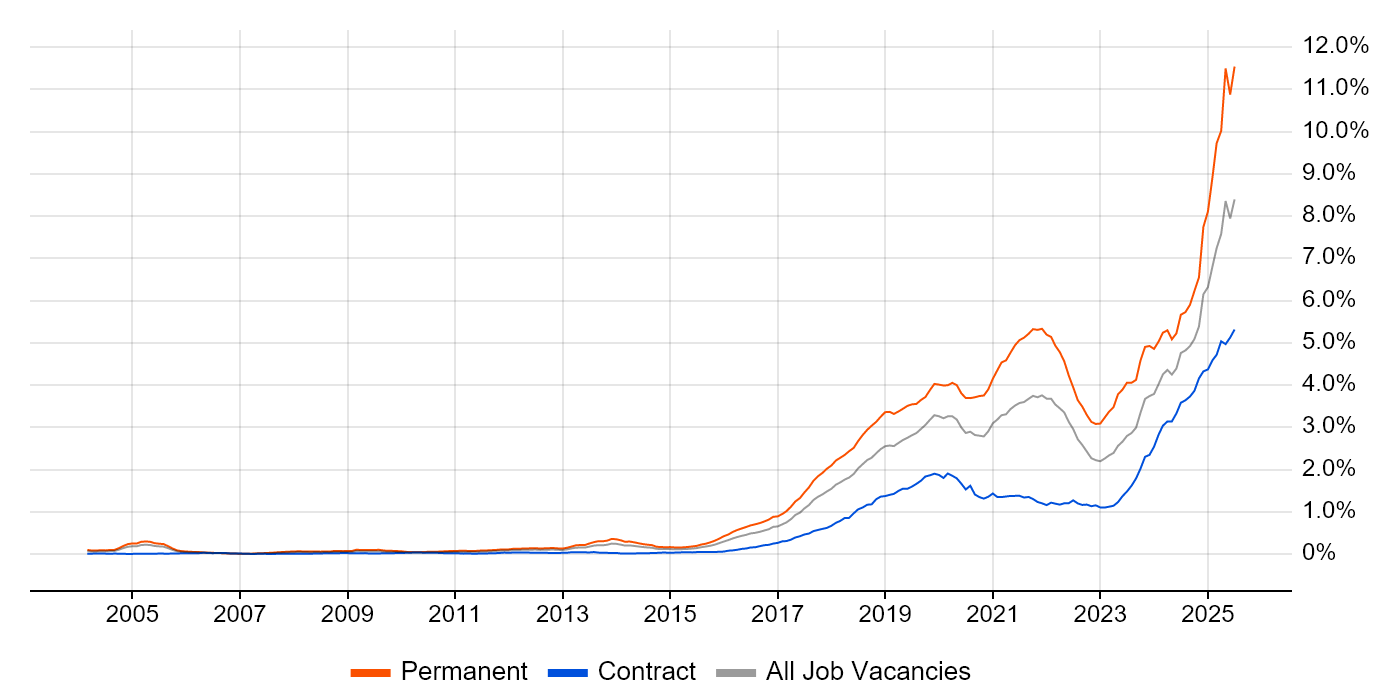
#> input picture kaggle_staging/itjobswatch_data/artificial-intelligence.webp, 1400 x 700 px
$ python -i chart_annotator.py   (imports and definitions only)
#> lines starting #> are read from the running program, lines starting #| are printed output that depends on the picture; after the words box and inside, x2 and y2 are one past the last pixel; in counts of white or black regions, pixels touching at a corner belong together
"""
Chart Annotator for ITJobsWatch data visualization and debugging.
Draws annotations on top of charts to verify coordinate mapping accuracy.
"""

import cv2
import numpy as np
from pathlib import Path
import csv


class ChartAnnotator:
    """Annotates ITJobsWatch charts with grid overlays and data points for visual debugging."""

    def __init__(self, chart_path: str):
        """Initialize with path to chart image."""
        self.chart_path = Path(chart_path)
        self.image = cv2.imread(str(self.chart_path))
#> self.image is the input picture: shape (700, 1400, 3); mean B, G, R 249.8, 249.6, 250
        if self.image is None:
            raise ValueError(f"Could not load image from {self.chart_path}")

        self.height, self.width = self.image.shape[:2]

        # Chart boundaries based on actual measurements
        # These match the grid lines visible in the chart
        self.chart_left = 130  # Where the leftmost vertical grid line is
        self.chart_right = 1280  # Where the rightmost vertical grid line is
        self.chart_top = 105  # Where the topmost horizontal grid line is
        self.chart_bottom = 545  # Where the bottommost horizontal grid line is

        self.chart_width = self.chart_right - self.chart_left
        self.chart_height = self.chart_bottom - self.chart_top

        # Create a copy for annotations
        self.annotated = self.image.copy()

    # [82 lines left out: functions draw_grid_overlay, plot_data_points, highlight_expected_points, not called in this run]

    def extract_orange_mask(self):
        """Extract mask of orange line from the chart."""
        # Convert to HSV for better color detection
        hsv = cv2.cvtColor(self.image, cv2.COLOR_BGR2HSV)
#> hsv: shape (700, 1400, 3); mean H, S, V 0.5, 1.6, 250.6

        # Define orange color range (adjust if needed)
        lower_orange = np.array([5, 100, 100])
        upper_orange = np.array([25, 255, 255])

        # Create mask
        mask = cv2.inRange(hsv, lower_orange, upper_orange)
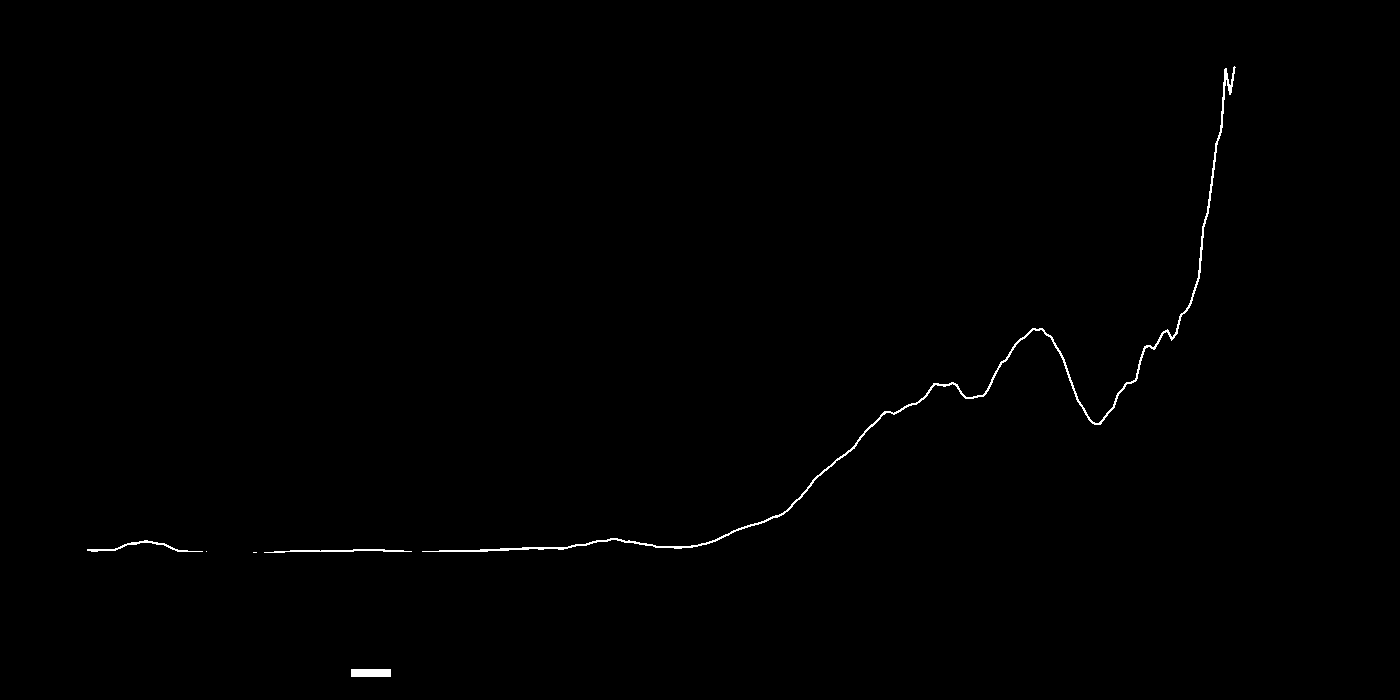
#> mask: shape (700, 1400); 0.38% white in thin lines or dots, all inside (x1, y1, x2, y2) = (87, 66, 1236, 677)

        # Apply morphological operations to clean up
        kernel = np.ones((2, 2), np.uint8)
        mask = cv2.morphologyEx(mask, cv2.MORPH_CLOSE, kernel)
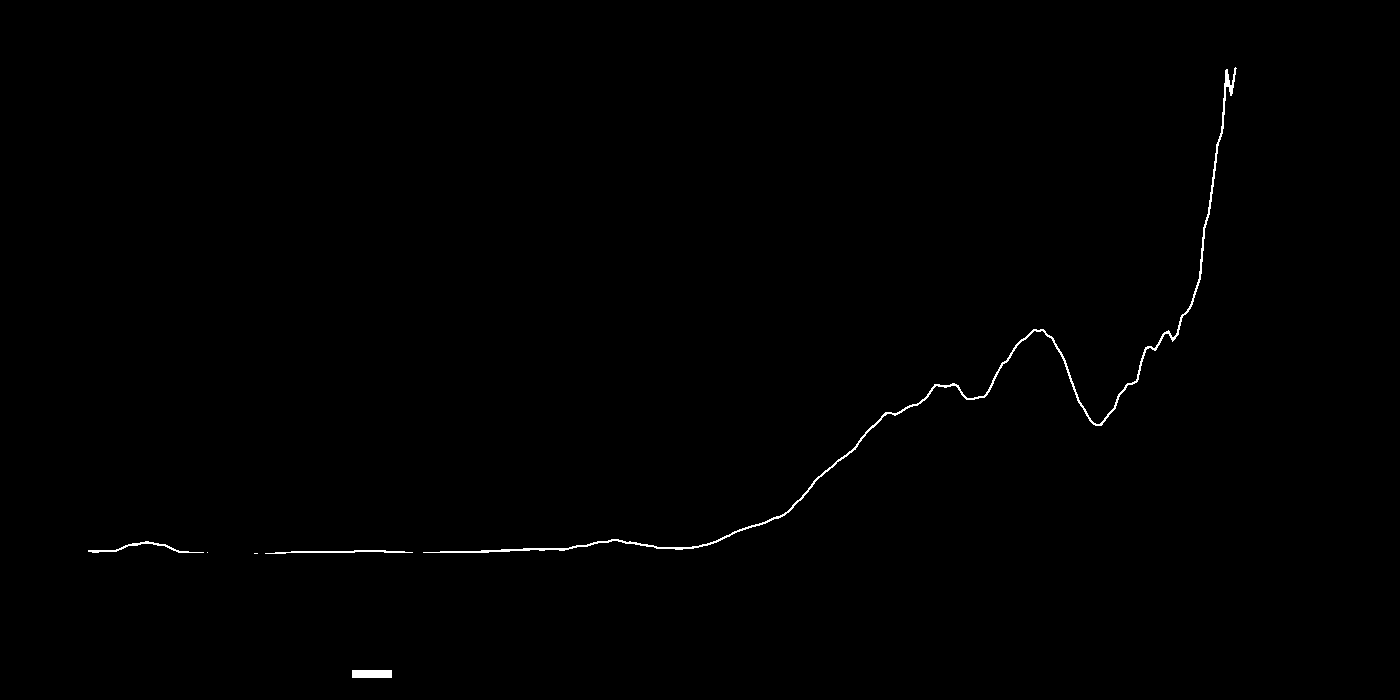
#> mask: shape (700, 1400); 0.38% white in thin lines or dots, all inside (x1, y1, x2, y2) = (88, 67, 1237, 678)

        return mask

    # [94 lines left out: functions save_outputs, _year_to_x, _percentage_to_y, create_debug_visualization, not called in this run]

>>> result = ChartAnnotator('kaggle_staging/itjobswatch_data/artificial-intelligence.webp').extract_orange_mask()

$ run again, on kaggle_staging/itjobswatch_data/aws.webp
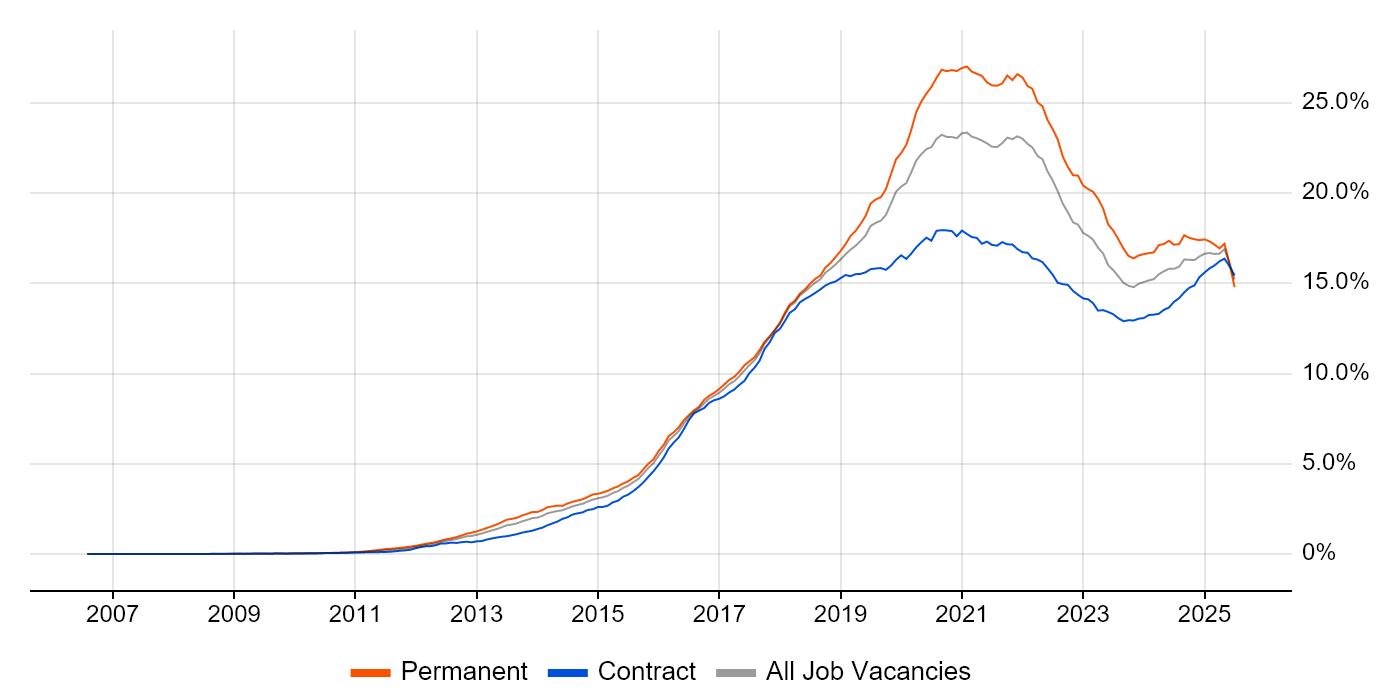
#> input picture kaggle_staging/itjobswatch_data/aws.webp, 1400 x 700 px
#> in __init__, self.image is the input picture: shape (700, 1400, 3); mean B, G, R 250.8, 250.7, 250.9
#> hsv: shape (700, 1400, 3); mean H, S, V 0.5, 1.5, 251.5
#> in extract_orange_mask, `mask = cv2.inRange(hsv, lower_orange, upper_orange)`:
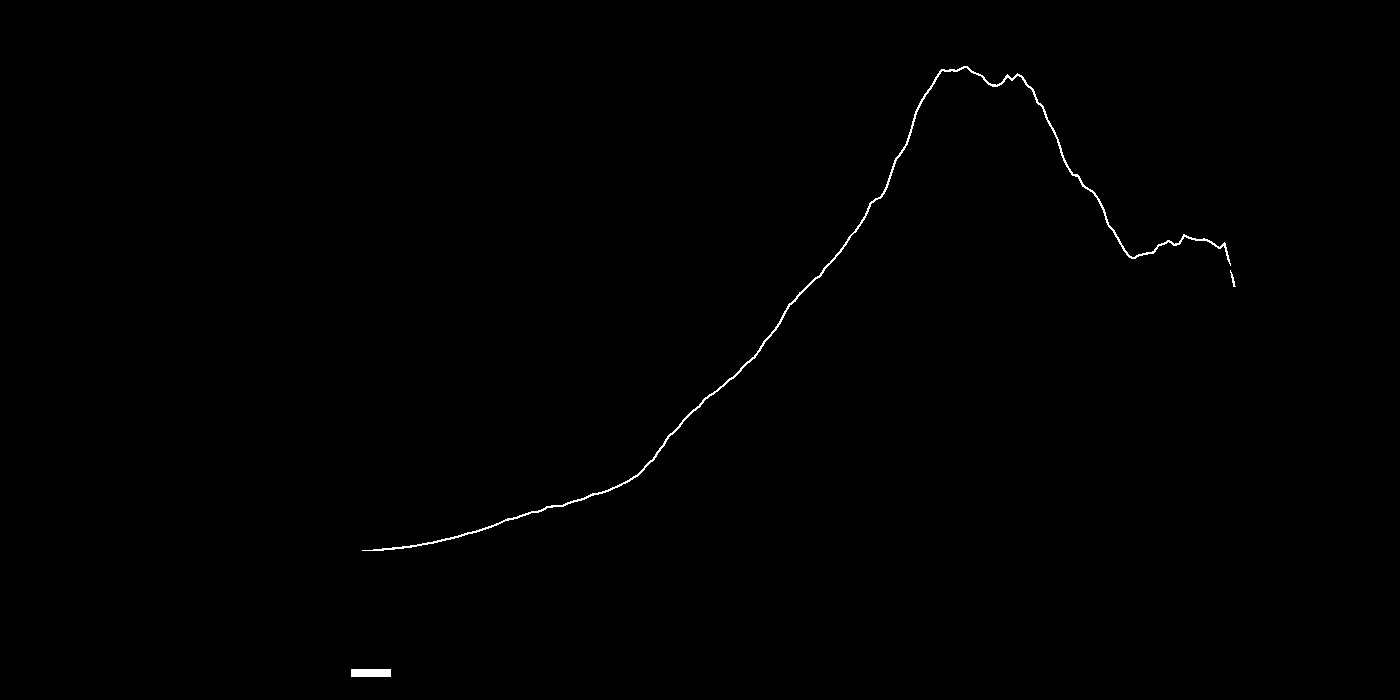
#> mask: shape (700, 1400); 0.31% white in thin lines or dots, all inside (x1, y1, x2, y2) = (351, 66, 1236, 677)
#> in extract_orange_mask, `mask = cv2.morphologyEx(mask, cv2.MORPH_CLOSE, kernel)`:
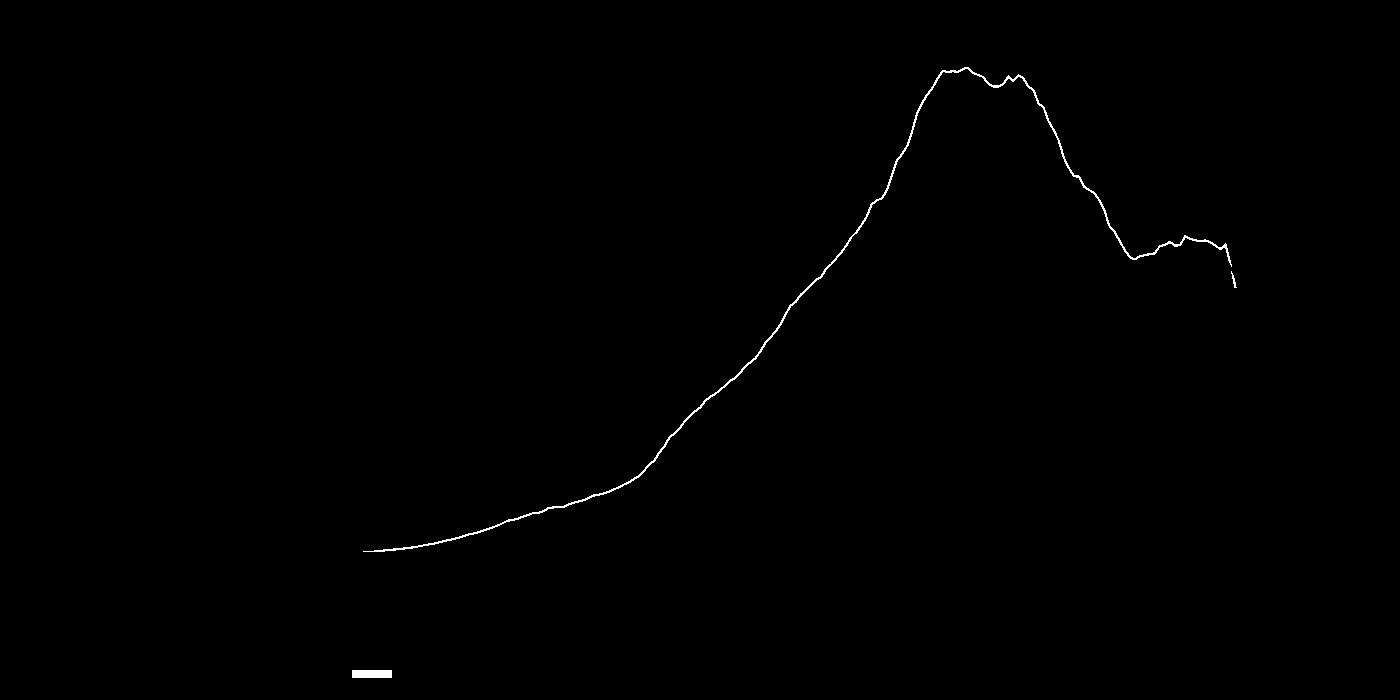
#> mask: shape (700, 1400); 0.31% white in thin lines or dots, all inside (x1, y1, x2, y2) = (352, 67, 1237, 678)

$ run again, on kaggle_staging/itjobswatch_data/csharp.webp
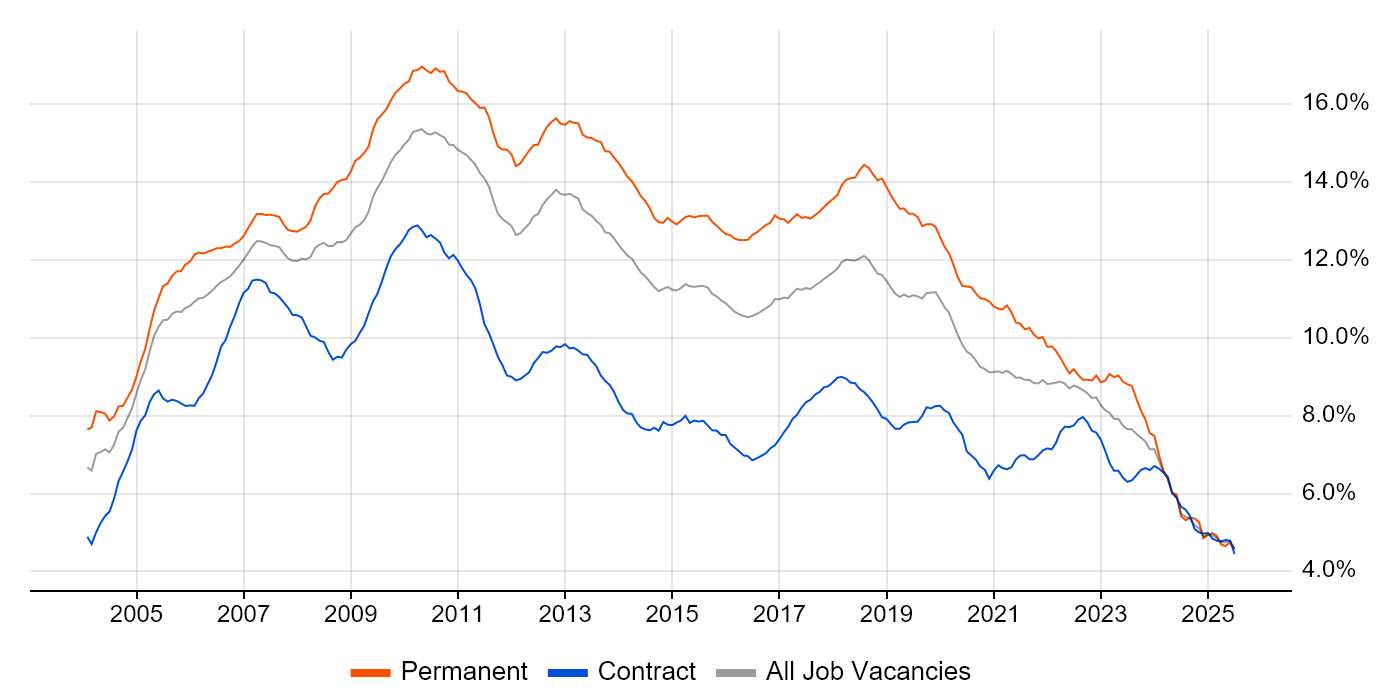
#> input picture kaggle_staging/itjobswatch_data/csharp.webp, 1400 x 700 px
#> in __init__, self.image is the input picture: shape (700, 1400, 3); mean B, G, R 250.2, 249.9, 250.3
#> hsv: shape (700, 1400, 3); mean H, S, V 0.7, 2.1, 251.2
#> in extract_orange_mask, `mask = cv2.inRange(hsv, lower_orange, upper_orange)`:
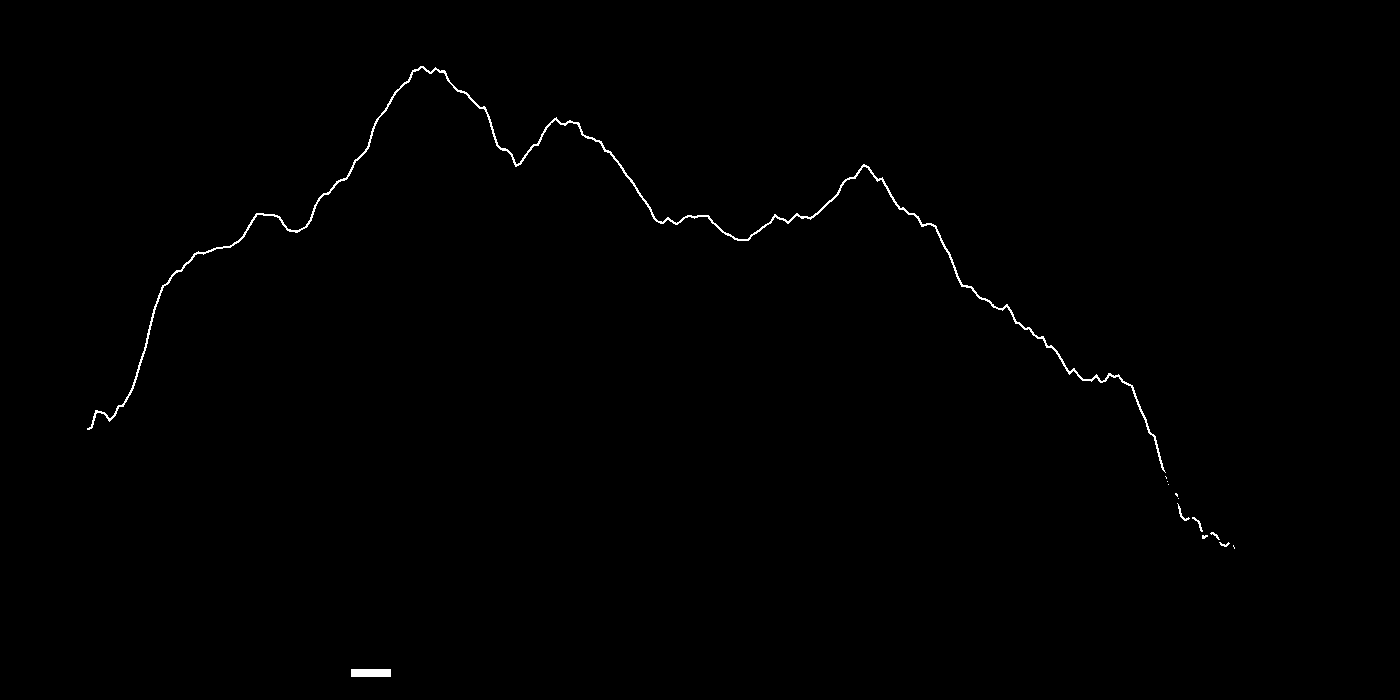
#> mask: shape (700, 1400); 0.43% white in thin lines or dots, all inside (x1, y1, x2, y2) = (87, 66, 1235, 677)
#> in extract_orange_mask, `mask = cv2.morphologyEx(mask, cv2.MORPH_CLOSE, kernel)`:
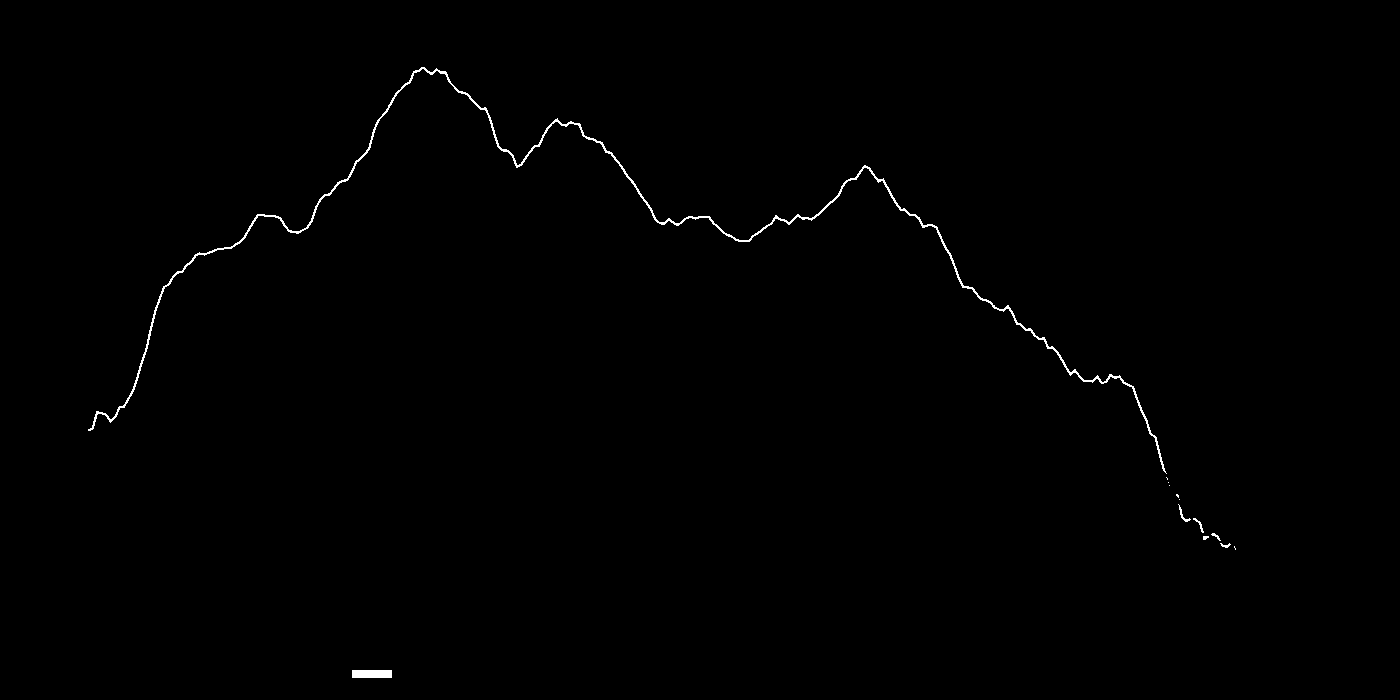
#> mask: shape (700, 1400); 0.43% white in thin lines or dots, all inside (x1, y1, x2, y2) = (88, 67, 1236, 678)
